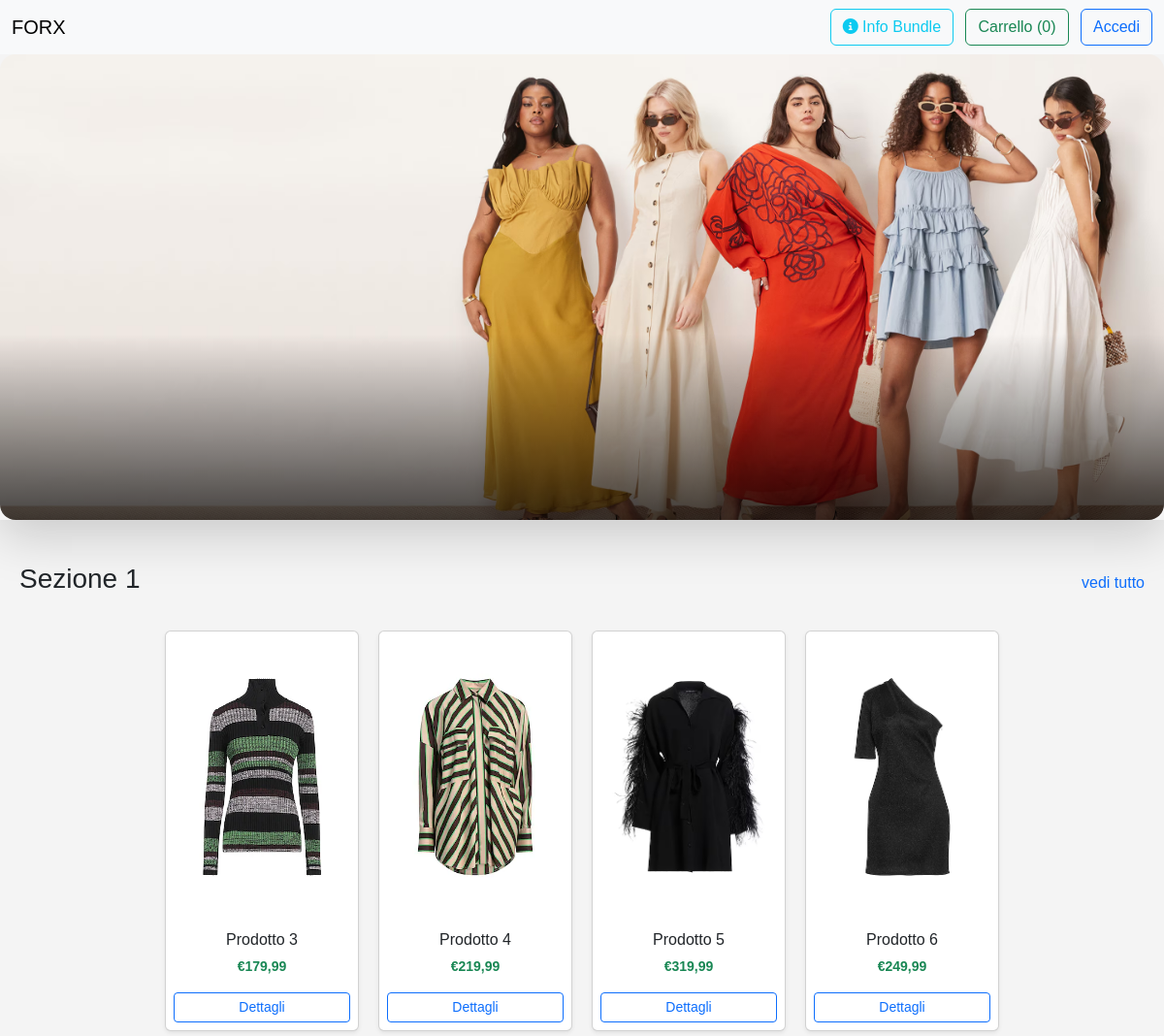
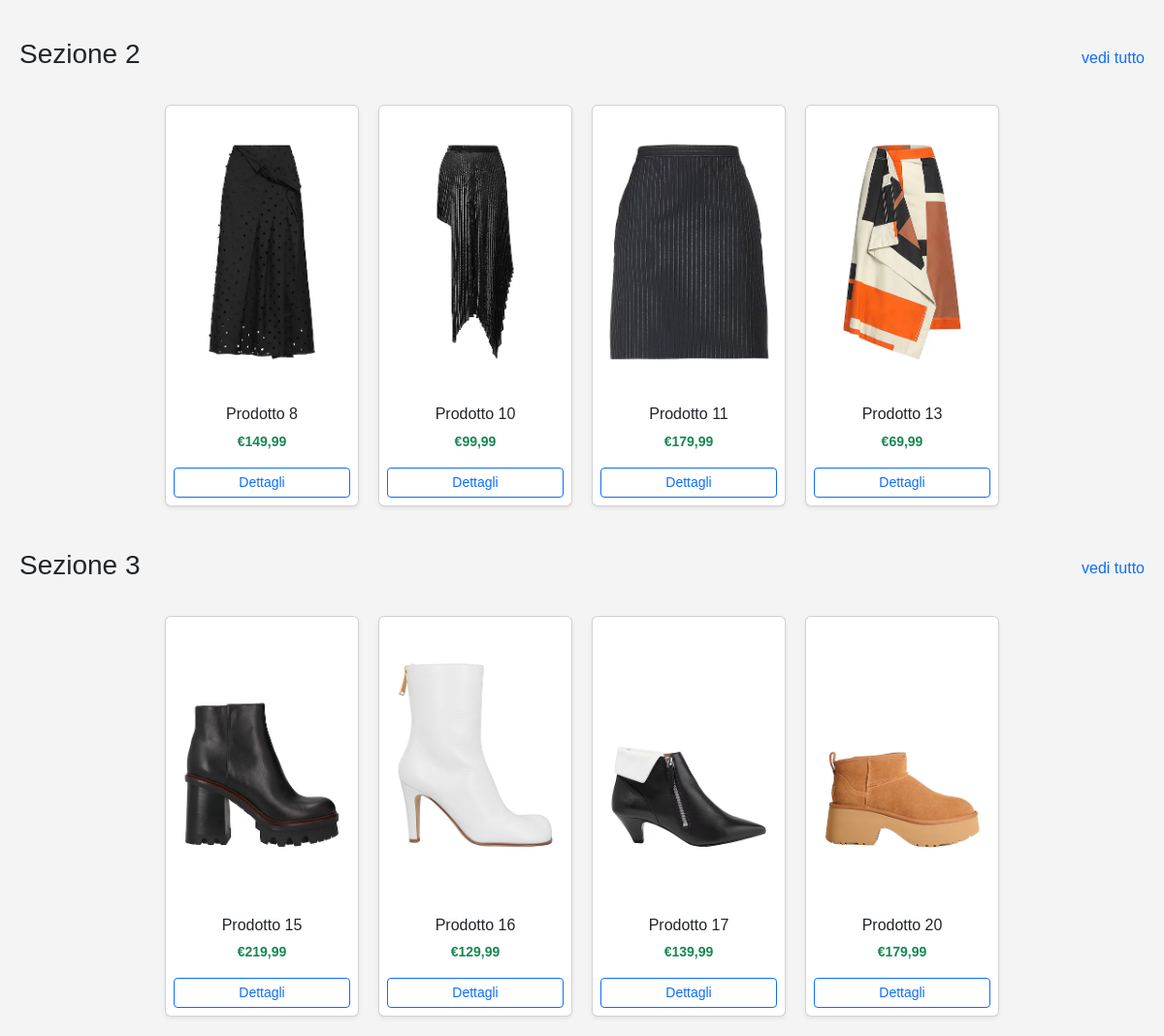
The page / on the database its author committed (2 pictures, top to bottom).
### tables this page shows
create table prodotti (
    id int auto_increment primary key,
    nome varchar(255) not null,
    prezzo decimal(10,2) not null,
    immagine varchar(255),
    materiale varchar(255),
    quantita int not null,
    colore varchar(50),
    categoria_id int,
    taglia_id int,
    foreign key (taglia_id) references taglia(id) on delete set null,
    foreign key (categoria_id) references categoria(id) on delete set null
);

### index.php (the view, shortened to what this page needs)
<?php
$config = require 'database/databaseconf.php';
$db = new PDO($config['dns'], $config['username'], $config['pass'], $config['options']);
$visualizza = ['9', '12', '15', '35', '44', '53', '57', '69', '83', '95', '101', '119'];
$query = "SELECT *
FROM forx_web.prodotti p
GROUP BY p.nome
ORDER BY p.id;";
$stmt = $db->prepare($query);
$stmt->execute();
$prodotti = $stmt->fetchAll(PDO::FETCH_ASSOC);
?>
<!DOCTYPE html>
<html lang="it">
<head>
    <link href="https://cdn.jsdelivr.net/npm/bootstrap@5.3.0/dist/css/bootstrap.min.css" rel="stylesheet">
    <link rel="stylesheet" href="https://cdnjs.cloudflare.com/ajax/libs/font-awesome/6.4.0/css/all.min.css">
    <link rel="stylesheet" href="css/style.css"/>
</head>
<body>
<?php require "Components/header.php"?>
<div id="slideShow" class="carousel slide shadow-lg" data-bs-ride="carousel">
    <div class="carousel-inner rounded-4 overflow-hidden">
        <div class="carousel-item active">
            <img src="images/slide2.jpg" class="d-block img-fluid" alt="Slide 1">
        </div>
    </div>
</div>
<section id="products-list" style="display: flex; flex-wrap: wrap; justify-content: center; gap: 20px; margin: 20px;">
    <?php
    $count = 0;
    $sectionCounter = 1;
    foreach ($prodotti as $prodotto) {
        if (in_array($prodotto['id'], $visualizza)) {
            if ($count % 4 === 0) {
                echo '
                <div style="flex-basis: 100%;" class="d-flex justify-content-between align-items-center mt-4 mb-2">
                    <h3>Sezione ' . $sectionCounter . '</h3>
                    <a href="allProduct.php" class="text-decoration-none">vedi tutto</a>
                </div>';
                $sectionCounter++;
            }
            echo '
            <div style="width: 200px;">
                <div class="card shadow-sm text-center">
                    <img src="' . htmlspecialchars($prodotto['immagine']) . '" class="card-img-top p-2" alt="' . htmlspecialchars($prodotto['id']) . '" style="height: 300px; object-fit: contain;">
                    <div class="card-body p-2">
                        <h6 class="card-title">' . htmlspecialchars($prodotto['nome']) . '</h6>
                        <p class="text-success fw-bold small">€' . number_format($prodotto['prezzo'], 2, ',', '.') . '</p>
                        <a href="product.php?id=' . urlencode($prodotto['id']) . '" class="btn btn-sm btn-outline-primary w-100">Dettagli</a>
                    </div>
                </div>
            </div>';
            $count++;
        }
    }
    ?>
</section>
</body>
</html>

### Components/header.php (shortened to what this page needs)
<nav class="navbar navbar-light bg-light sticky-top">
    <div class="container-fluid">
        <a class="navbar-brand" href="index.php">FORX</a>
        <div>
            <button id="bundle-info"
                    class="btn btn-outline-info me-2"
                    data-bs-toggle="modal"
                    data-bs-target="#bundleModal">
                <i class="fas fa-info-circle"></i> Info Bundle
            </button>
            <button class="btn btn-outline-success" data-bs-toggle="modal" data-bs-target="#cart-modal">
                Carrello (<?= array_sum(array_column($_SESSION['cart'], 'quantity')) ?>)
            </button>
            <?php if (!isset($_SESSION['user_id'])): ?>
                <a href="login.php" class="btn btn-outline-primary ms-2">Accedi</a>
            <?php else: ?>
                <a href="logout.php" class="btn btn-outline-secondary ms-2">Logout</a>
            <?php endif; ?>
        </div>
    </div>
</nav>

### css/style.css (style rules this page uses)
body { font-family: Arial, sans-serif; margin: 0; padding: 0; background-color: #f4f4f4; }
.carousel-item { transition: transform 0.6s ease-in-out; max-height: 60vh; }
.carousel-item img { width: 100%; height: 100%; object-fit: cover; object-position: center; border-radius: 0.5rem; }
.carousel-item::after { content: ""; position: absolute; top: 0; left: 0; right: 0; bottom: 0; background: linear-gradient(to bottom, transparent 60%, rgba(0, 0, 0, 0.7)); z-index: 1; }

### rows shown on the page
prodotti: immagine (picture), nome "Prodotto 3", prezzo "179,99"
prodotti: immagine (picture), nome "Prodotto 4", prezzo "219,99"
prodotti: immagine (picture), nome "Prodotto 5", prezzo "319,99"
prodotti: immagine (picture), nome "Prodotto 6", prezzo "249,99"
prodotti: immagine (picture), nome "Prodotto 8", prezzo "149,99"
prodotti: immagine (picture), nome "Prodotto 10", prezzo "99,99"
prodotti: immagine (picture), nome "Prodotto 11", prezzo "179,99"
prodotti: immagine (picture), nome "Prodotto 13", prezzo "69,99"
prodotti: immagine (picture), nome "Prodotto 15", prezzo "219,99"
prodotti: immagine (picture), nome "Prodotto 16", prezzo "129,99"
prodotti: immagine (picture), nome "Prodotto 17", prezzo "139,99"
prodotti: immagine (picture), nome "Prodotto 20", prezzo "179,99"

### other values the page prints
array_sum(array_column($_SESSION['cart'], 'quantity')) "0"
